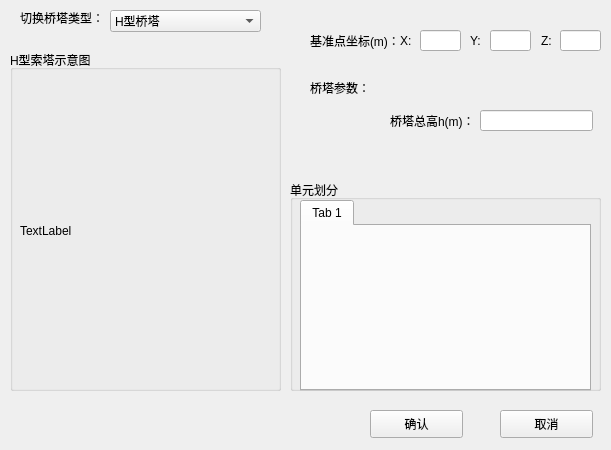
<?xml version="1.0" encoding="UTF-8"?>
<ui version="4.0">
 <class>I_TowerClass</class>
 <widget class="QWidget" name="I_TowerClass">
  <property name="geometry">
   <rect>
    <x>0</x>
    <y>0</y>
    <width>611</width>
    <height>450</height>
   </rect>
  </property>
  <property name="windowTitle">
   <string>I_Tower</string>
  </property>
  <widget class="QLabel" name="label_10">
   <property name="geometry">
    <rect>
     <x>20</x>
     <y>10</y>
     <width>91</width>
     <height>16</height>
    </rect>
   </property>
   <property name="text">
    <string>切换桥塔类型：</string>
   </property>
  </widget>
  <widget class="QPushButton" name="pushButton_2">
   <property name="geometry">
    <rect>
     <x>500</x>
     <y>410</y>
     <width>93</width>
     <height>28</height>
    </rect>
   </property>
   <property name="text">
    <string>取消</string>
   </property>
  </widget>
  <widget class="QGroupBox" name="groupBox_2">
   <property name="geometry">
    <rect>
     <x>290</x>
     <y>180</y>
     <width>311</width>
     <height>211</height>
    </rect>
   </property>
   <property name="title">
    <string>单元划分</string>
   </property>
   <widget class="QTabWidget" name="tabWidget_5">
    <property name="geometry">
     <rect>
      <x>10</x>
      <y>20</y>
      <width>291</width>
      <height>191</height>
     </rect>
    </property>
    <property name="currentIndex">
     <number>0</number>
    </property>
    <widget class="QWidget" name="tab_9">
     <attribute name="title">
      <string>Tab 1</string>
     </attribute>
    </widget>
   </widget>
  </widget>
  <widget class="QPushButton" name="pushButton">
   <property name="geometry">
    <rect>
     <x>370</x>
     <y>410</y>
     <width>93</width>
     <height>28</height>
    </rect>
   </property>
   <property name="text">
    <string>确认</string>
   </property>
  </widget>
  <widget class="QGroupBox" name="groupBox">
   <property name="geometry">
    <rect>
     <x>10</x>
     <y>50</y>
     <width>271</width>
     <height>341</height>
    </rect>
   </property>
   <property name="title">
    <string>H型索塔示意图</string>
   </property>
   <widget class="QLabel" name="label_38">
    <property name="geometry">
     <rect>
      <x>10</x>
      <y>30</y>
      <width>251</width>
      <height>301</height>
     </rect>
    </property>
    <property name="text">
     <string>TextLabel</string>
    </property>
   </widget>
  </widget>
  <widget class="QComboBox" name="comboBox">
   <property name="geometry">
    <rect>
     <x>110</x>
     <y>10</y>
     <width>151</width>
     <height>22</height>
    </rect>
   </property>
   <item>
    <property name="text">
     <string>H型桥塔</string>
    </property>
   </item>
   <item>
    <property name="text">
     <string>单塔型桥塔</string>
    </property>
   </item>
   <item>
    <property name="text">
     <string>A型桥塔</string>
    </property>
   </item>
  </widget>
  <widget class="QWidget" name="widget" native="true">
   <property name="geometry">
    <rect>
     <x>290</x>
     <y>10</y>
     <width>311</width>
     <height>161</height>
    </rect>
   </property>
   <widget class="QLineEdit" name="lineEdit_25">
    <property name="geometry">
     <rect>
      <x>270</x>
      <y>20</y>
      <width>41</width>
      <height>21</height>
     </rect>
    </property>
   </widget>
   <widget class="QLabel" name="label_39">
    <property name="geometry">
     <rect>
      <x>251</x>
      <y>20</y>
      <width>20</width>
      <height>21</height>
     </rect>
    </property>
    <property name="text">
     <string>Z:</string>
    </property>
   </widget>
   <widget class="QLabel" name="label_40">
    <property name="geometry">
     <rect>
      <x>20</x>
      <y>20</y>
      <width>91</width>
      <height>21</height>
     </rect>
    </property>
    <property name="text">
     <string>基准点坐标(m)：</string>
    </property>
   </widget>
   <widget class="QLineEdit" name="lineEdit_26">
    <property name="geometry">
     <rect>
      <x>200</x>
      <y>20</y>
      <width>41</width>
      <height>21</height>
     </rect>
    </property>
   </widget>
   <widget class="QLabel" name="label_41">
    <property name="geometry">
     <rect>
      <x>110</x>
      <y>20</y>
      <width>21</width>
      <height>21</height>
     </rect>
    </property>
    <property name="text">
     <string>X:</string>
    </property>
   </widget>
   <widget class="QLineEdit" name="lineEdit_27">
    <property name="geometry">
     <rect>
      <x>130</x>
      <y>20</y>
      <width>41</width>
      <height>21</height>
     </rect>
    </property>
   </widget>
   <widget class="QLabel" name="label_42">
    <property name="geometry">
     <rect>
      <x>180</x>
      <y>20</y>
      <width>21</width>
      <height>21</height>
     </rect>
    </property>
    <property name="text">
     <string>Y:</string>
    </property>
   </widget>
   <widget class="QLineEdit" name="lineEdit_30">
    <property name="geometry">
     <rect>
      <x>190</x>
      <y>100</y>
      <width>113</width>
      <height>21</height>
     </rect>
    </property>
   </widget>
   <widget class="QLabel" name="label_45">
    <property name="geometry">
     <rect>
      <x>100</x>
      <y>100</y>
      <width>91</width>
      <height>21</height>
     </rect>
    </property>
    <property name="text">
     <string>桥塔总高h(m)：</string>
    </property>
   </widget>
   <widget class="QLabel" name="label_46">
    <property name="geometry">
     <rect>
      <x>20</x>
      <y>70</y>
      <width>72</width>
      <height>15</height>
     </rect>
    </property>
    <property name="text">
     <string>桥塔参数：</string>
    </property>
   </widget>
  </widget>
 </widget>
 <layoutdefault spacing="6" margin="11"/>
 <resources/>
 <connections/>
</ui>
